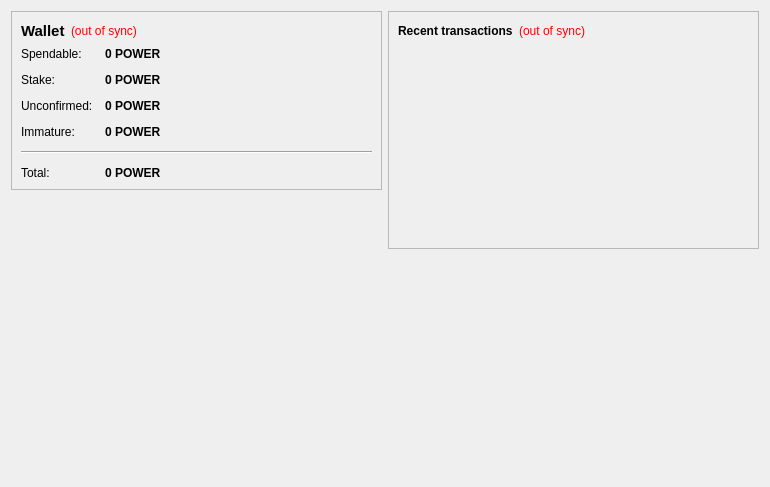
<?xml version="1.0" encoding="UTF-8"?>
<ui version="4.0">
 <class>OverviewPage</class>
 <widget class="QWidget" name="OverviewPage">
  <property name="geometry">
   <rect>
    <x>0</x>
    <y>0</y>
    <width>770</width>
    <height>487</height>
   </rect>
  </property>
  <property name="windowTitle">
   <string>Form</string>
  </property>
  <layout class="QHBoxLayout" name="horizontalLayout" stretch="1,1">
   <item>
    <layout class="QVBoxLayout" name="verticalLayout_2">
     <item>
      <widget class="QFrame" name="frame">
       <property name="frameShape">
        <enum>QFrame::StyledPanel</enum>
       </property>
       <property name="frameShadow">
        <enum>QFrame::Raised</enum>
       </property>
       <layout class="QVBoxLayout" name="verticalLayout_4">
        <item>
         <layout class="QHBoxLayout" name="horizontalLayout_4">
          <item>
           <widget class="QLabel" name="label_5">
            <property name="font">
             <font>
              <pointsize>11</pointsize>
              <weight>75</weight>
              <bold>true</bold>
             </font>
            </property>
            <property name="text">
             <string>Wallet</string>
            </property>
           </widget>
          </item>
          <item>
           <widget class="QLabel" name="labelWalletStatus">
            <property name="toolTip">
             <string>The displayed information may be out of date. Your wallet automatically synchronizes with the PowerStake network after a connection is established, but this process has not completed yet.</string>
            </property>
            <property name="styleSheet">
             <string notr="true">QLabel { color: red; }</string>
            </property>
            <property name="text">
             <string notr="true">(out of sync)</string>
            </property>
            <property name="alignment">
             <set>Qt::AlignLeading|Qt::AlignLeft|Qt::AlignVCenter</set>
            </property>
           </widget>
          </item>
          <item>
           <spacer name="horizontalSpacer_2">
            <property name="orientation">
             <enum>Qt::Horizontal</enum>
            </property>
            <property name="sizeHint" stdset="0">
             <size>
              <width>40</width>
              <height>20</height>
             </size>
            </property>
           </spacer>
          </item>
         </layout>
        </item>
        <item>
         <layout class="QFormLayout" name="formLayout_2">
          <property name="fieldGrowthPolicy">
           <enum>QFormLayout::AllNonFixedFieldsGrow</enum>
          </property>
          <property name="horizontalSpacing">
           <number>12</number>
          </property>
          <property name="verticalSpacing">
           <number>12</number>
          </property>
          <item row="0" column="0">
           <widget class="QLabel" name="label">
            <property name="text">
             <string>Spendable:</string>
            </property>
           </widget>
          </item>
          <item row="0" column="1">
           <widget class="QLabel" name="labelBalance">
            <property name="font">
             <font>
              <weight>75</weight>
              <bold>true</bold>
             </font>
            </property>
            <property name="cursor">
             <cursorShape>IBeamCursor</cursorShape>
            </property>
            <property name="toolTip">
             <string>Your current spendable balance</string>
            </property>
            <property name="text">
             <string notr="true">0 POWER</string>
            </property>
            <property name="textInteractionFlags">
             <set>Qt::LinksAccessibleByMouse|Qt::TextSelectableByKeyboard|Qt::TextSelectableByMouse</set>
            </property>
           </widget>
          </item>
          <item row="1" column="0">
           <widget class="QLabel" name="label_6">
            <property name="text">
             <string>Stake:</string>
            </property>
           </widget>
          </item>
          <item row="1" column="1">
           <widget class="QLabel" name="labelStake">
            <property name="font">
             <font>
              <weight>75</weight>
              <bold>true</bold>
             </font>
            </property>
            <property name="cursor">
             <cursorShape>IBeamCursor</cursorShape>
            </property>
            <property name="toolTip">
             <string>Total of coins that was staked, and do not yet count toward the current balance</string>
            </property>
            <property name="text">
             <string notr="true">0 POWER</string>
            </property>
            <property name="textInteractionFlags">
             <set>Qt::LinksAccessibleByMouse|Qt::TextSelectableByKeyboard|Qt::TextSelectableByMouse</set>
            </property>
           </widget>
          </item>
          <item row="2" column="0">
           <widget class="QLabel" name="label_3">
            <property name="text">
             <string>Unconfirmed:</string>
            </property>
           </widget>
          </item>
          <item row="2" column="1">
           <widget class="QLabel" name="labelUnconfirmed">
            <property name="font">
             <font>
              <weight>75</weight>
              <bold>true</bold>
             </font>
            </property>
            <property name="cursor">
             <cursorShape>IBeamCursor</cursorShape>
            </property>
            <property name="toolTip">
             <string>Total of transactions that have yet to be confirmed, and do not yet count toward the current balance</string>
            </property>
            <property name="text">
             <string notr="true">0 POWER</string>
            </property>
            <property name="textInteractionFlags">
             <set>Qt::LinksAccessibleByMouse|Qt::TextSelectableByKeyboard|Qt::TextSelectableByMouse</set>
            </property>
           </widget>
          </item>
          <item row="3" column="0">
           <widget class="QLabel" name="labelImmatureText">
            <property name="text">
             <string>Immature:</string>
            </property>
           </widget>
          </item>
          <item row="3" column="1">
           <widget class="QLabel" name="labelImmature">
            <property name="font">
             <font>
              <weight>75</weight>
              <bold>true</bold>
             </font>
            </property>
            <property name="toolTip">
             <string>Mined balance that has not yet matured</string>
            </property>
            <property name="text">
             <string notr="true">0 POWER</string>
            </property>
            <property name="textInteractionFlags">
             <set>Qt::LinksAccessibleByMouse|Qt::TextSelectableByKeyboard|Qt::TextSelectableByMouse</set>
            </property>
           </widget>
          </item>
          <item row="4" column="0" colspan="2">
           <widget class="Line" name="line">
            <property name="orientation">
             <enum>Qt::Horizontal</enum>
            </property>
           </widget>
          </item>
          <item row="5" column="0">
           <widget class="QLabel" name="labelTotalText">
            <property name="text">
             <string>Total:</string>
            </property>
           </widget>
          </item>
          <item row="5" column="1">
           <widget class="QLabel" name="labelTotal">
            <property name="font">
             <font>
              <weight>75</weight>
              <bold>true</bold>
             </font>
            </property>
            <property name="cursor">
             <cursorShape>IBeamCursor</cursorShape>
            </property>
            <property name="toolTip">
             <string>Your current total balance</string>
            </property>
            <property name="text">
             <string notr="true">0 POWER</string>
            </property>
            <property name="textInteractionFlags">
             <set>Qt::LinksAccessibleByMouse|Qt::TextSelectableByKeyboard|Qt::TextSelectableByMouse</set>
            </property>
           </widget>
          </item>
         </layout>
        </item>
       </layout>
      </widget>
     </item>
     <item>
      <spacer name="verticalSpacer">
       <property name="orientation">
        <enum>Qt::Vertical</enum>
       </property>
       <property name="sizeHint" stdset="0">
        <size>
         <width>20</width>
         <height>40</height>
        </size>
       </property>
      </spacer>
     </item>
     <item>
      <widget class="QLabel" name="label_2">
       <property name="autoFillBackground">
        <bool>true</bool>
       </property>
       <property name="text">
        <string/>
       </property>
       <property name="pixmap">
        <pixmap resource="../bitcoin.qrc">:/icons/drmbg</pixmap>
       </property>
       <property name="scaledContents">
        <bool>false</bool>
       </property>
       <property name="margin">
        <number>0</number>
       </property>
      </widget>
     </item>
    </layout>
   </item>
   <item>
    <layout class="QVBoxLayout" name="verticalLayout_3">
     <item>
      <widget class="QFrame" name="frame_2">
       <property name="frameShape">
        <enum>QFrame::StyledPanel</enum>
       </property>
       <property name="frameShadow">
        <enum>QFrame::Raised</enum>
       </property>
       <layout class="QVBoxLayout" name="verticalLayout">
        <item>
         <layout class="QHBoxLayout" name="horizontalLayout_2">
          <item>
           <widget class="QLabel" name="label_4">
            <property name="text">
             <string>&lt;b&gt;Recent transactions&lt;/b&gt;</string>
            </property>
           </widget>
          </item>
          <item>
           <widget class="QLabel" name="labelTransactionsStatus">
            <property name="toolTip">
             <string>The displayed information may be out of date. Your wallet automatically synchronizes with the PowerStake network after a connection is established, but this process has not completed yet.</string>
            </property>
            <property name="styleSheet">
             <string notr="true">QLabel { color: red; }</string>
            </property>
            <property name="text">
             <string notr="true">(out of sync)</string>
            </property>
            <property name="alignment">
             <set>Qt::AlignRight|Qt::AlignTrailing|Qt::AlignVCenter</set>
            </property>
           </widget>
          </item>
          <item>
           <spacer name="horizontalSpacer">
            <property name="orientation">
             <enum>Qt::Horizontal</enum>
            </property>
            <property name="sizeHint" stdset="0">
             <size>
              <width>40</width>
              <height>20</height>
             </size>
            </property>
           </spacer>
          </item>
         </layout>
        </item>
        <item>
         <widget class="QListView" name="listTransactions">
          <property name="styleSheet">
           <string notr="true">QListView { background: transparent; }</string>
          </property>
          <property name="frameShape">
           <enum>QFrame::NoFrame</enum>
          </property>
          <property name="verticalScrollBarPolicy">
           <enum>Qt::ScrollBarAlwaysOff</enum>
          </property>
          <property name="horizontalScrollBarPolicy">
           <enum>Qt::ScrollBarAlwaysOff</enum>
          </property>
          <property name="selectionMode">
           <enum>QAbstractItemView::NoSelection</enum>
          </property>
         </widget>
        </item>
       </layout>
      </widget>
     </item>
     <item>
      <spacer name="verticalSpacer_2">
       <property name="orientation">
        <enum>Qt::Vertical</enum>
       </property>
       <property name="sizeHint" stdset="0">
        <size>
         <width>20</width>
         <height>40</height>
        </size>
       </property>
      </spacer>
     </item>
    </layout>
   </item>
  </layout>
 </widget>
 <resources/>
 <connections/>
</ui>
